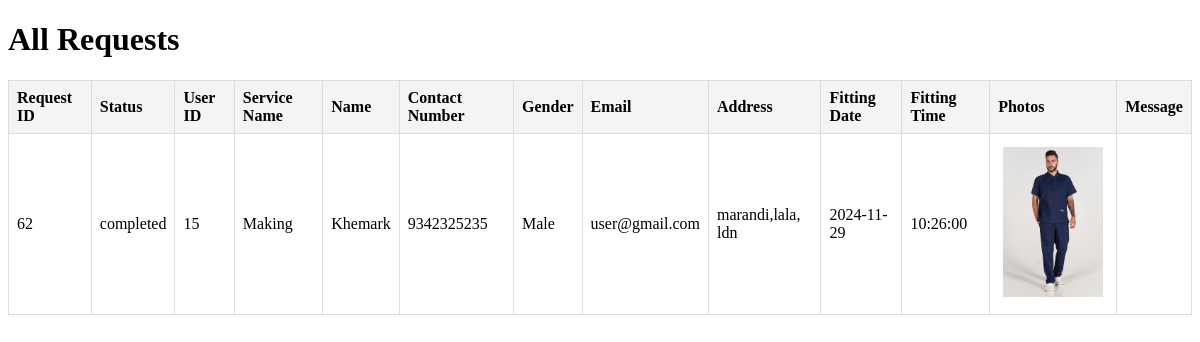
The page /display_practice.php on the database as committed earlier.
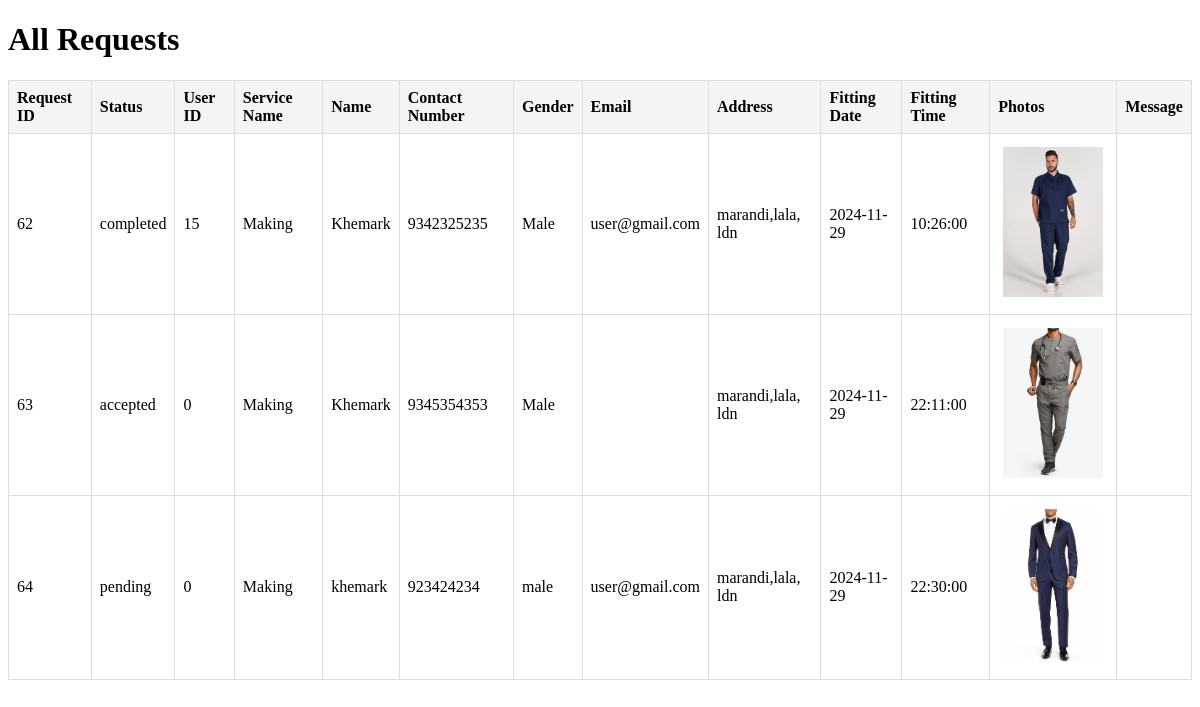
The same page on the database as committed later.
### tables this page shows
CREATE TABLE `royale_request_tbl` (
  `request_id` int(11) NOT NULL,
  `request_status` varchar(255) NOT NULL,
  `request_type` varchar(255) NOT NULL,
  `user_id` bigint(255) NOT NULL,
  `service_name` varchar(255) NOT NULL,
  `name` varchar(255) NOT NULL,
  `contact_number` bigint(255) NOT NULL,
  `gender` varchar(255) NOT NULL,
  `email` varchar(255) NOT NULL,
  `address` varchar(255) NOT NULL,
  `fitting_date` date NOT NULL,
  `fitting_time` time NOT NULL,
  `photo` varchar(255) NOT NULL,
  `message` text NOT NULL,
  `fee` bigint(255) NOT NULL,
  `measurement` text NOT NULL,
  `deadline` date NOT NULL,
  `special_group` varchar(255) NOT NULL,
  `assigned_pattern_cutter` varchar(255) NOT NULL,
  `assigned_tailor` varchar(255) NOT NULL,
  `balance` bigint(255) NOT NULL,
  `down_payment` bigint(255) NOT NULL,
  `down_payment_date` date NOT NULL,
  `pattern_status` text NOT NULL,
  `pattern_completed_datetime` datetime NOT NULL,
  `work_status` varchar(255) NOT NULL,
  `work_completed_datetime` datetime NOT NULL,
  `final_payment` bigint(255) NOT NULL,
  `final_payment_date` date NOT NULL,
  `refund` bigint(255) NOT NULL,
  `refund_reason` text NOT NULL,
  `datetime_request` datetime NOT NULL
);

### display_practice.php (the view, shortened to what this page needs)
<?php
include 'dbconnect.php';
$sql = "SELECT request_id, request_status, user_id, service_name, name, contact_number, gender, email, address, fitting_date, fitting_time, photo, message FROM royale_request_tbl";
$result = $conn->query($sql);
?>
<!DOCTYPE html>
<html lang="en">
<head>
</head>
<body>
    <h1>All Requests</h1>
    <table>
        <thead>
            <tr>
                <th>Request ID</th>
                <th>Status</th>
                <th>User ID</th>
                <th>Service Name</th>
                <th>Name</th>
                <th>Contact Number</th>
                <th>Gender</th>
                <th>Email</th>
                <th>Address</th>
                <th>Fitting Date</th>
                <th>Fitting Time</th>
                <th>Photos</th>
                <th>Message</th>
            </tr>
        </thead>
        <tbody>
            <?php
            if ($result->num_rows > 0) {
                while ($row = $result->fetch_assoc()) {
                    $photo_array = explode(',', $row['photo']);
                    ?>
                    <tr>
                        <td><?php echo htmlspecialchars($row['request_id']); ?></td>
                        <td><?php echo htmlspecialchars($row['request_status']); ?></td>
                        <td><?php echo htmlspecialchars($row['user_id']); ?></td>
                        <td><?php echo htmlspecialchars($row['service_name']); ?></td>
                        <td><?php echo htmlspecialchars($row['name']); ?></td>
                        <td><?php echo htmlspecialchars($row['contact_number']); ?></td>
                        <td><?php echo htmlspecialchars($row['gender']); ?></td>
                        <td><?php echo htmlspecialchars($row['email']); ?></td>
                        <td><?php echo htmlspecialchars($row['address']); ?></td>
                        <td><?php echo htmlspecialchars($row['fitting_date']); ?></td>
                        <td><?php echo htmlspecialchars($row['fitting_time']); ?></td>
                        <td class="photo-gallery">
                            <?php
                            foreach ($photo_array as $photo) {
                                if (!empty($photo)) {
                                    echo '<img src="uploads/' . htmlspecialchars($photo) . '" alt="Uploaded Photo">';
                                }
                            }
                            ?>
                        </td>
                        <td><?php echo htmlspecialchars($row['message']); ?></td>
                    </tr>
                    <?php
                }
            } else {
                echo "<tr><td colspan='13'>No requests found.</td></tr>";
            }
            ?>
        </tbody>
    </table>
    <div class="lds-facebook">
    </div>
</body>
</html>

### display_practice.php (style rules this page uses)
table { width: 100%; border-collapse: collapse; margin-bottom: 20px; }
th, td { border: 1px solid #ddd; padding: 8px; text-align: left; }
th { background-color: #f4f4f4; }
.photo-gallery img { max-width: 100px; height: auto; margin: 5px; }
.lds-facebook { color: #1c4c5b }
.lds-facebook, .lds-facebook div { box-sizing: border-box; }
.lds-facebook { display: inline-block; position: relative; width: 80px; height: 80px; }

Rows that differ between the two databases and show on the page:
added royale_request_tbl: request_id "63", request_status "accepted", user "0", service_name "Making", name "Khemark", contact_number "9345354353", gender "Male", address "marandi,lala, ldn", fitting_date "2024-11-29", fitting_time "22:11:00", photo (picture)
added royale_request_tbl: request_id "64", request_status "pending", user "0", service_name "Making", name "khemark", contact_number "923424234", gender "male", email "user@gmail.com", address "marandi,lala, ldn", fitting_date "2024-11-29", fitting_time "22:30:00", photo (picture)
